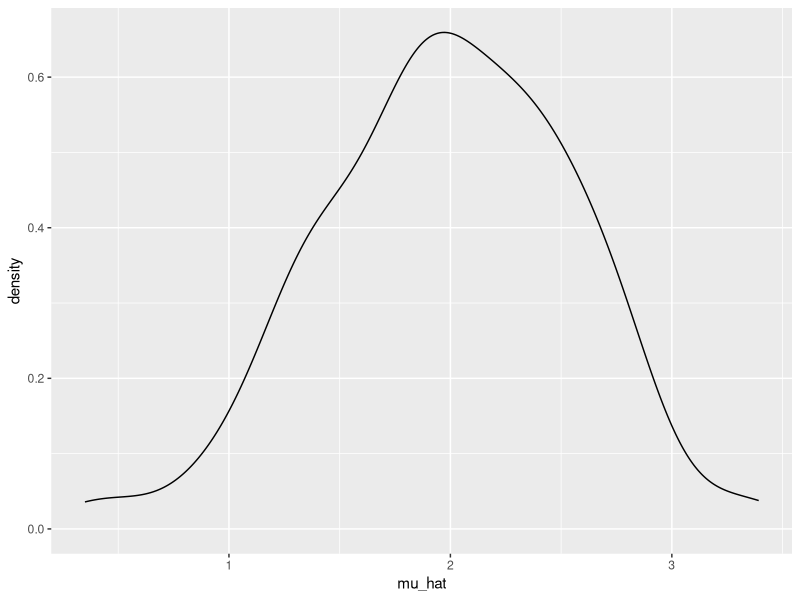
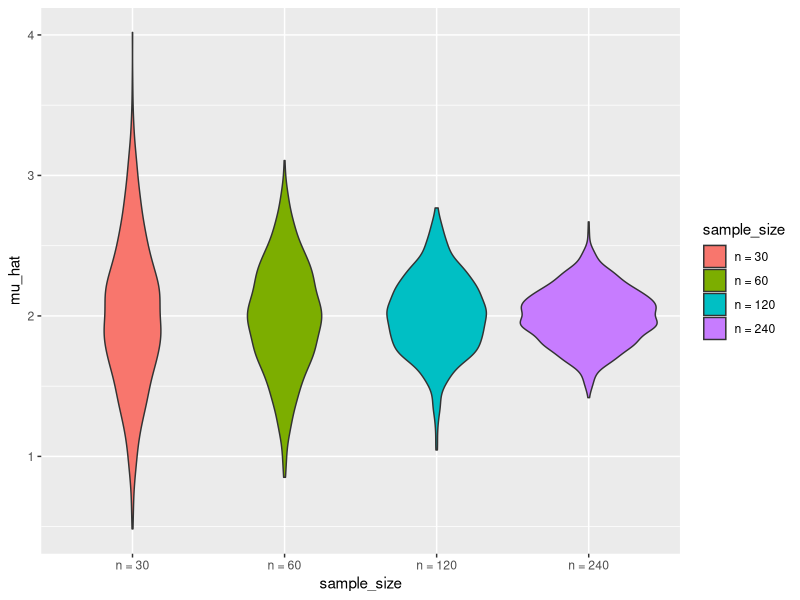
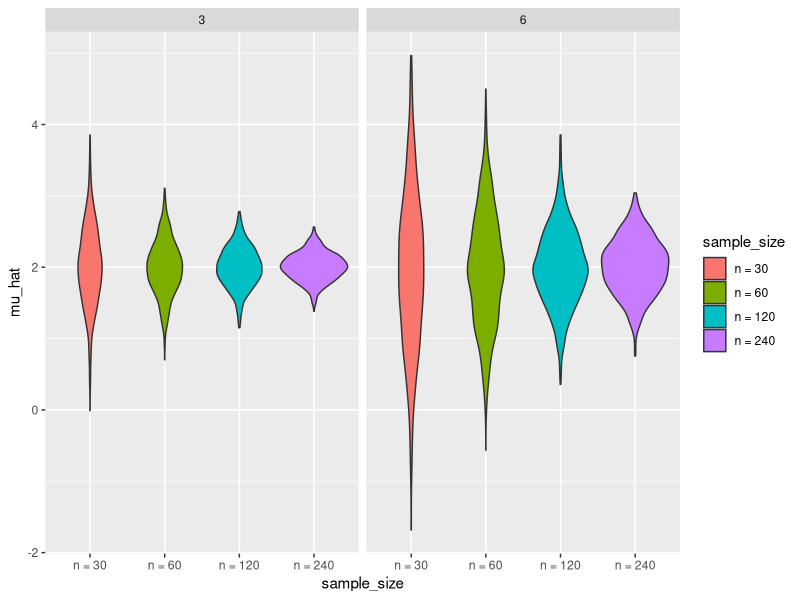

The R script that drew these images, in order:
## ---- chunk 1
knitr::opts_chunk$set(echo = TRUE)
library(tidyverse)
set.seed(1)
## ---- chunk 2
sim_mean_sd = function(n, mu = 2, sigma = 3) {
  
  sim_data = tibble(
    x = rnorm(n, mean = mu, sd = sigma),
  )
  
  sim_data %>% 
    summarize(
      mu_hat = mean(x),
      sigma_hat = sd(x)
    )
}
## ---- chunk 3
sim_mean_sd(30)
## ---- chunk 4
output = vector("list", 100)

for (i in 1:100) {
  output[[i]] = sim_mean_sd(30)
}

sim_results = bind_rows(output)
## ---- chunk 5
sim_results_df = 
  expand_grid(
  sample_size = 30,
  iteration = 1:100
) %>% 
  mutate(
    estimate_df = map(sample_size, sim_mean_sd)
  ) %>% 
  unnest(estimate_df)
## ---- chunk 6
sim_results_df %>% 
  ggplot(aes(x = mu_hat)) + 
  geom_density()
## ---- chunk 7
sim_results_df %>% 
  pivot_longer(
    mu_hat:sigma_hat,
    names_to = "parameter", 
    values_to = "estimate") %>% 
  group_by(parameter) %>% 
  summarize(
    emp_mean = mean(estimate),
    emp_sd = sd(estimate)) %>% 
  knitr::kable(digits = 3)
## ---- chunk 8
sim_results_df = 
  expand_grid(
    sample_size = c(30, 60, 120, 240),
    iter = 1:1000
  ) %>% 
  mutate(
    estimate_df = map(sample_size, sim_mean_sd)
  ) %>% 
  unnest(estimate_df)
## ---- chunk 9
sim_results_df %>% 
  mutate(
    sample_size = str_c("n = ", sample_size),
    sample_size = fct_inorder(sample_size)) %>% 
  ggplot(aes(x = sample_size, y = mu_hat, fill = sample_size)) + 
  geom_violin()
  
sim_results_df %>% 
  pivot_longer(
    mu_hat:sigma_hat,
    names_to = "parameter", 
    values_to = "estimate") %>% 
  group_by(parameter, sample_size) %>% 
  summarize(
    emp_mean = mean(estimate),
    emp_var = var(estimate)) %>% 
  knitr::kable(digits = 3)
## ---- chunk 10
sim_results_df = 
  expand_grid(
    sample_size = c(30, 60, 120, 240),
    true_sd = c(6, 3),
    iter = 1:1000
  ) %>% 
  mutate(
    estimate_df = 
      map2(.x = sample_size, .y = true_sd, ~sim_mean_sd(n = .x, sigma = .y))
  ) %>% 
  unnest(estimate_df)

sim_results_df %>% 
  mutate(
    sample_size = str_c("n = ", sample_size),
    sample_size = fct_inorder(sample_size)) %>% 
  ggplot(aes(x = sample_size, y = mu_hat, fill = sample_size)) + 
  geom_violin() +
  facet_grid(. ~ true_sd)
